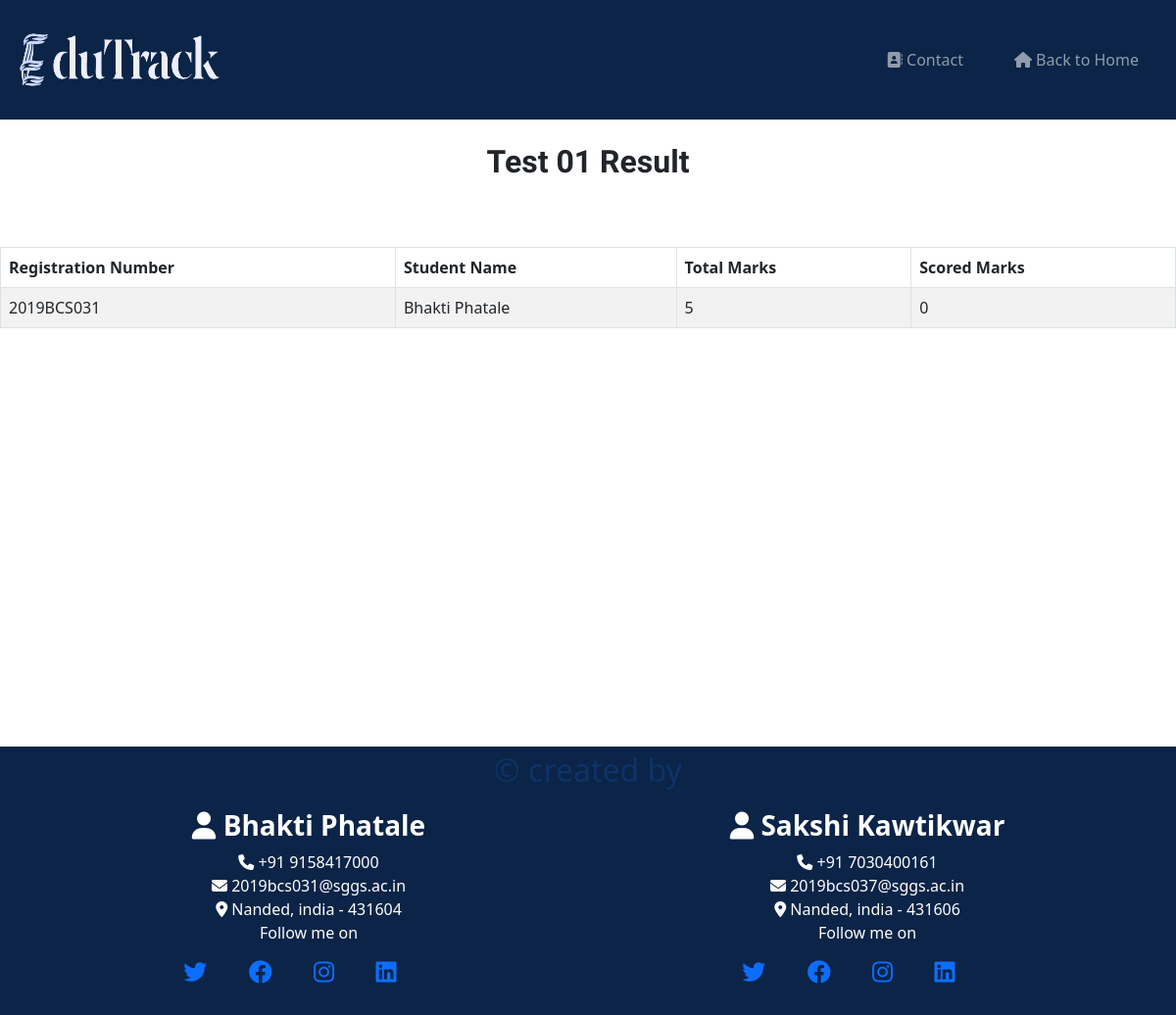
Page /testResults/1 (signed in) on the earlier database version.
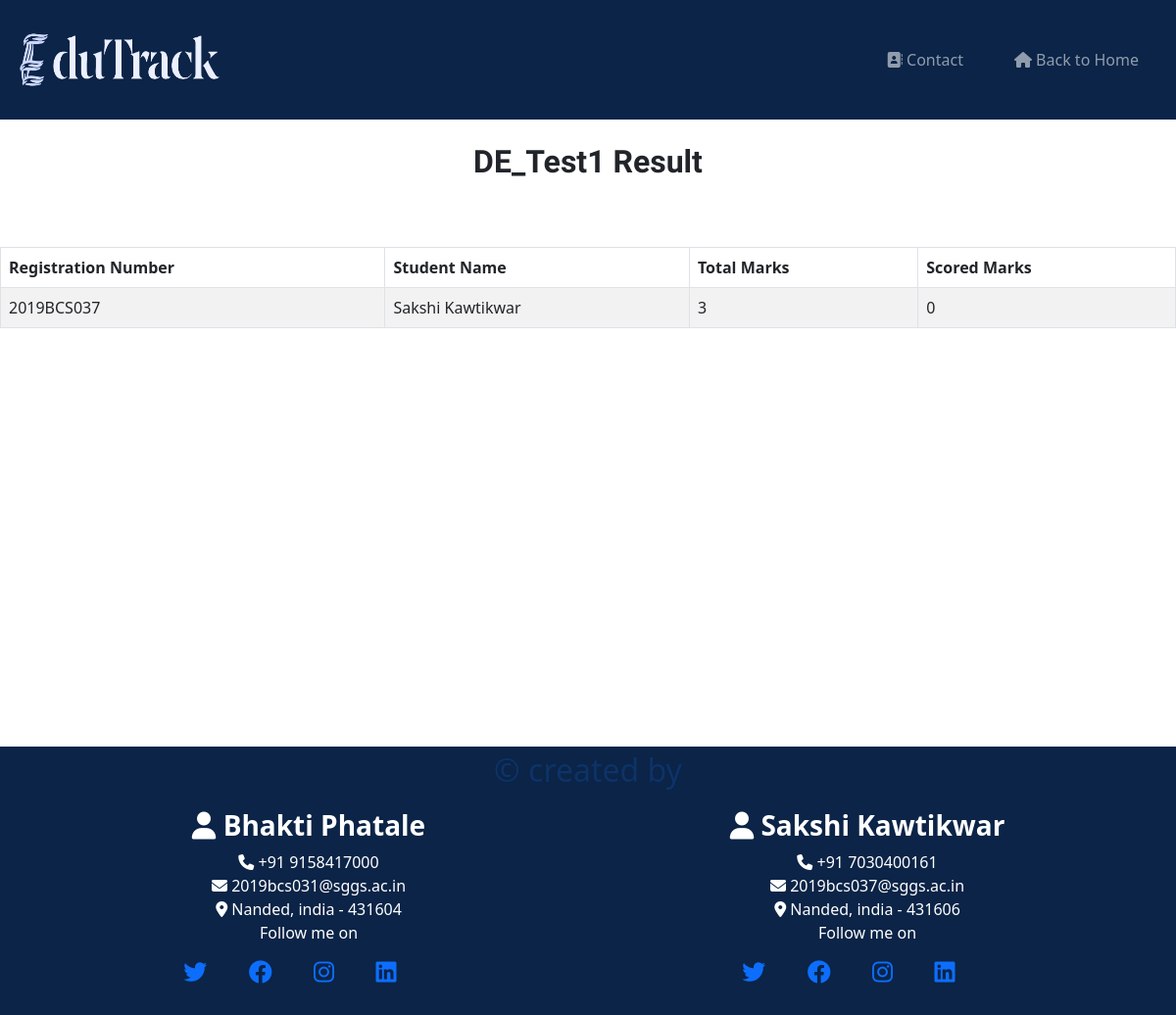
Same page on the later database version.
### main/models.py (models this page shows, shortened)
class TestDetails(models.Model):
    created_at = models.DateTimeField(default=default_created_at)
    branch = models.ForeignKey(Branch, on_delete=models.CASCADE, default=None)
    subjectID = models.CharField(max_length=20,default=None)
    testName = models.CharField(max_length=20)
    numberOfQuestions = models.IntegerField(default=None)
    DateOfExam = models.DateField(default=None)
    StartTime = models.TimeField(default=None)
    EndTime = models.TimeField(default=None)

class Students(models.Model):
    registrationNum = models.CharField(max_length=20)
    firstName = models.CharField(max_length=50)
    lastName = models.CharField(max_length=50)
    gender = models.CharField(max_length=10, default='female')
    branch = models.ForeignKey(Branch, on_delete=models.CASCADE)
    email = models.CharField(max_length=50)
    password = models.CharField(max_length=20)

### edutrack/views.py (the view)
# urls.py: path('testResults/<int:test_id>',views.testResults,name='testResults'),
@login_required(login_url='/')
def testResults(request, test_id):
    test = TestDetails.objects.get(id=test_id)
    scores = StudentScores.objects.filter(test=test)
    results = []
    for score in scores:
        if score.isSubmitted == False :
            questions = Questions.objects.filter(test=test).order_by('id')
            studentResponses = StudentResponses.objects.filter(attempt=score)
            scored=0
            wrong=0
            correct=0
            for q in questions:
                try:
                    response = studentResponses.get(question=q)
                    if q.right_opt.strip() == response.selectedAnswer.strip():
                        scored += 1
                        correct += 1
                    else:
                        wrong += 1
                except StudentResponses.DoesNotExist:
                    scored = 0
                    correct = 0
                    wrong = 0
            score.isSubmitted = True
            score.correctAns = correct
            score.wrongAns = wrong
            score.score = scored
            score.save()
        student = score.Student
        result = {
            'registration_num': student.registrationNum,
            'name': student.firstName + ' ' + student.lastName,
            'Total_marks':score.test.numberOfQuestions,
            'Scored_Marks': score.score,
        }
        results.append(result)
    context = {'test': test, 'results': results}
    return render(request, 'testResults.html', context)

### templates/testResults.html (shortened to what this page needs)
{% extends 'base.html' %}
{% block cssFiles %}
<link rel="stylesheet" href="/static/tests.css">
{% endblock %}
{% block content %}
<section id="title">
    <div class="container-fluid">
      <nav class="navbar navbar-expand-lg navbar-dark">
        <a class="navbar-brand" href=""><img class="logo-img" src="/static/logo.png" alt="EduTrack" style="width:220px;height:12vh;"></a>
        <div class="collapse navbar-collapse" id="navbarSupportedContent">
          <ul class="navbar-nav ms-auto">
              <li class="nav-item">
                  <a class="nav-link" href="#footer"><i class="fa-solid fa-address-book"></i> Contact</a>
              </li>
              <li class="nav-item">
                <a class="nav-link" href="{% url 'profHome' %}"><i class="fa-solid fa-house"></i> Back to Home</a>
            </li>
          </ul>
        </div>
      </nav>
    </div>
  </section>
  <section id="allTests" style="background-color:white; min-height:40rem; align-items: center;">
    {% if results %}
  </br><h2><b>{{ test.testName }} Result</b></h2>
      <table class="table table-bordered table-striped table-hover">
        <thead>
          <tr style="background-color: #0B2447; color: #fff;">
            <th>Registration Number</th>
            <th>Student Name</th>
            <th>Total Marks</th>
            <th>Scored Marks</th>
          </tr>
        </thead>
        <tbody>
            {% for result in results %}
                <tr>
                    <td>{{ result.registration_num }}</td>
                    <td>{{ result.name }}</td>
                    <td>{{ result.Total_marks }}</td>
                    <td>{{ result.Scored_Marks }}</td>
                </tr>
            {% endfor %}
        </tbody>
      </table>
    {% else %}
      </br><h2><b>No one attempted the test..</b></h2>
    {% endif %}
  </section>
{% endblock %}

### templates/base.html (shortened to what this page needs)
<!DOCTYPE html>
<html>
  <head>
    {% block cssFiles %} {% endblock %}
    <link href="https://cdn.jsdelivr.net/npm/bootstrap@5.3.0-alpha3/dist/css/bootstrap.min.css" rel="stylesheet"
>
      <link rel="stylesheet" href="https://cdnjs.cloudflare.com/ajax/libs/font-awesome/6.4.0/css/all.min.css"
 />
  </head>
  <body>
    {% block content %}
    {% endblock %}
    {% block footer %}
    <section class="footer" id="footer">
      <div class="credit">© created by</div>
      <div class="container">
        <div class="row">
          <div class="col-sm" style="padding-bottom: 2rem">
            <h3><i class="fa-solid fa-user"></i><strong> Bhakti Phatale </strong></h3>
            <i class="fas fa-phone"></i> +91 9158417000</br>
            <i class="fas fa-envelope"></i> 2019bcs031@sggs.ac.in</br>
            <i class="fas fa-map-marker-alt"></i> Nanded, india - 431604
            <p>Follow me on</p>
            <a href="https://www.twitter.com/" class="social-icons"><i class="fa-brands fa-twitter fa-xl"></i></a>
            <a href="https://www.facebook.com/" class="social-icons"><i class="fa-brands fa-facebook fa-xl"></i></a>
            <a href="https://www.instagram.com/" class="social-icons"><i class="fa-brands fa-instagram fa-xl"></i></a>
            <a href="https://www.linkedin.com/in/bhakti-phatale-7550311bb/" class="social-icons"><i class="fa-brands fa-linkedin fa-xl"></i></a>
          </div>
          <div class="col-sm" style="padding-bottom: 2rem">
            <h3><i class="fa-solid fa-user"></i><strong> Sakshi Kawtikwar </strong></h3>
            <i class="fas fa-phone"></i> +91 7030400161</br>
            <i class="fas fa-envelope"></i> 2019bcs037@sggs.ac.in</br>
            <i class="fas fa-map-marker-alt"></i> Nanded, india - 431606
            <p>Follow me on</p>
            <a href="https://www.twitter.com/" class="social-icons"><i class="fa-brands fa-twitter fa-xl"></i></a>
            <a href="https://www.facebook.com/" class="social-icons"><i class="fa-brands fa-facebook fa-xl"></i></a>
            <a href="https://www.instagram.com/" class="social-icons"><i class="fa-brands fa-instagram fa-xl"></i></a>
            <a href="https://www.linkedin.com//" class="social-icons"><i class="fa-brands fa-linkedin fa-xl"></i></a>
          </div>
        </div>
      </div>
    </section>
    {% endblock %}
</body>
</html>

### static/tests.css (style rules this page uses)
#title { background-color: #0B2447; color: #fff; }
body { margin: 0; font-family: 'Montserrat', sans-serif; font-weight: 400; }
h2,h4 { font-family: 'Ubuntu', sans-serif; font-size: 5.5rem; font-weight: 700; text-align: center; padding-bottom: 5%; }
.nav-item { padding: 0 18px; }
.footer { text-align: center; background-color: #0B2447; color: #fff; }
.footer .credit { text-align: center; margin-bottom: 1rem; font-size: 2rem; color:#0d356ce2; }
.social-icons { margin-right: 7%; }

Differences in the rows shown:
changed TestDetails: testName "Test 01" → "DE_Test1"
Other differences:
new list line: "2019BCS037"
new list line: "Sakshi Kawtikwar 3 0"
list line gone: "2019BCS031"
list line gone: "Bhakti Phatale 5 0"
